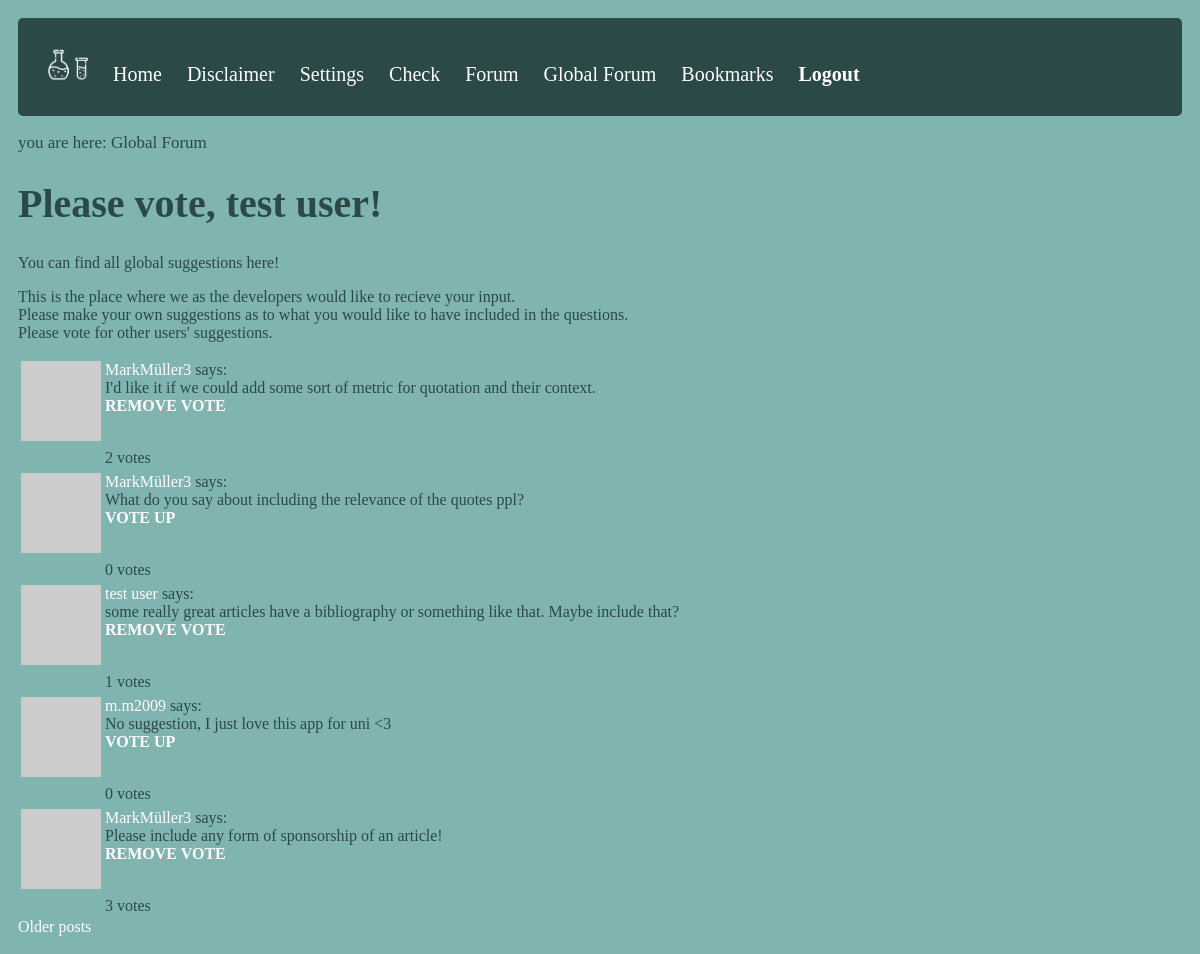
Screenshot of /explore (signed in) with the database file from the repository.
### app/models.py (models this page shows, shortened)
class User(UserMixin, db.Model):
    id = db.Column(db.Integer, primary_key = True) #parameter takes datatype, primary_key is the key that identifies this row uniquely
    username = db.Column(db.String(64), index = True, unique = True) #unique parametre says there is only unique user names like instagram
    email = db.Column(db.String(64), index = True, unique = True)
    password_hash = db.Column(db.String(128))
    posts = db.relationship('Post', backref='author', lazy='dynamic')
    scored = db.relationship('History', backref='person', lazy='dynamic')
    last_seen = db.Column(db.DateTime, default=datetime.utcnow)
    followed = db.relationship('User', secondary=followers, #links User instances to other User instances
        primaryjoin=(followers.c.follower_id == id),
        secondaryjoin=(followers.c.followed_id == id),
        backref=db.backref('followers', lazy='dynamic'), lazy='dynamic') #dynamic: query only runs when specifically requested
    liked = db.relationship('PostLike',
        foreign_keys='PostLike.user_id',
        backref='user', lazy='dynamic')
    def avatar(self, size):
        digest = md5(self.email.lower().encode('utf-8')).hexdigest()
        return 'https://www.gravatar.com/avatar/{}?d=identicon&s={}'.format(
            digest, size) #avatar is randomly generated using gravatar
    def has_liked_post(self, post):
        return PostLike.query.filter(
            PostLike.user_id == self.id,
            PostLike.post_id == post.id).count() > 0 #checks if entry for liker and liked post exists

class Post(db.Model):
    id = db.Column(db.Integer, primary_key = True)
    body = db.Column(db.String(140))
    timestamp = db.Column(db.DateTime, index=True, default=datetime.utcnow)
    user_id = db.Column(db.Integer, db.ForeignKey('user.id'))
    likes = db.relationship('PostLike', backref='post', lazy='dynamic')

### app/routes.py (the view)
@App.route('/explore')
@login_required
def explore():
    page = request.args.get('page', 1, type=int)
    posts = Post.query.order_by(Post.timestamp.desc()).paginate(
        page=page, per_page=App.config['POSTS_PER_PAGE'], error_out=False)
    next_url = url_for('explore', page=posts.next_num) \
        if posts.has_next else None
    prev_url = url_for('explore', page=posts.prev_num) \
        if posts.has_prev else None
    return render_template('explore.html', title='Explore', posts=posts.items,
                          next_url=next_url, prev_url=prev_url)

### app/models.py (called while the page is built)
@login.user_loader
def load_user(id):
    return User.query.get(int(id))

### app/routes.py (called while the page is built)
@App.before_request
def before_request():
    if current_user.is_authenticated:
        current_user.last_seen = datetime.utcnow()
        db.session.commit()

### app/templates/explore.html (shortened to what this page needs)
{% extends "base.html" %}
{% block content %}
<p class="location">you are here: Global Forum </p>
    <h1>Please vote, {{ current_user.username }}!</h1>
    <p> You can find all global suggestions here! </p>
    <p>This is the place where we as the developers would like to recieve your input.<br>
    Please make your own suggestions as to what you would like to have included in the questions.<br>
  Please vote for other users' suggestions.</p>
{% for post in posts %}
       {% include '_post.html' %}
   {% endfor %}
   {% if next_url %}
   <a href="{{ next_url }}">Older posts</a>
   {% endif %}
{% endblock %}

### app/templates/base.html (shortened to what this page needs)
<!doctype html>
<html lang="en">
<head>
    <link rel="stylesheet" href='/static/style.css' />
</head>
<body>
  <ul class="nav">
        <li><img src="static/img/erl_dark.png" width="40px" height="100%"></li>
        <li><a href="{{ url_for('index') }}">Home</a></li>
        {% if current_user.is_anonymous %}
        <li><a href="{{ url_for('login') }}">Login</a></li>
        {% else %}
        <li><a href="{{ url_for('disclaimer')}}">Disclaimer</a></li>
        <li><a href="{{ url_for('user', username=current_user.username) }}">Settings</a></li>
        <li><a href="{{ url_for('new_article') }}">Check</a></li>
        <li><a href="{{ url_for('forum') }}">Forum</a></li>
        <li><a href="{{ url_for('explore') }}">Global Forum</a></li>
        <li><a href="{{ url_for('bookmarked') }}">Bookmarks</a></li>
        <li><b><a href="{{ url_for('logout') }}">Logout</a></b></li>
        {% endif %}
    </ul>
    {% block content %}
    {% endblock %}
</body>
</html>

### app/templates/_post.html
<table>
        <tr valign="top">
            <td><img src="{{ post.author.avatar(36) }}"></td>
            <td>
                <a href="{{ url_for('user', username=post.author.username) }}">
                    {{ post.author.username }}
                </a>
                says:<br>{{ post.body }}<br>
                {% if current_user.has_liked_post(post) %}
    <a href="{{ url_for('like_action', post_id=post.id, action='unlike') }}" class="like"><b>REMOVE VOTE</b></a>
  {% else %}
    <a href="{{ url_for('like_action', post_id=post.id, action='like') }}" class="like"><b>VOTE UP</b></a>
  {% endif %}
            </td>
        </tr>
        <tr>
          <td>
            </td>
          <td>{{ post.likes.count() }} votes</td>
          </tr>
</table>

### app/static/style.css (style rules this page uses)
html * { font-family: Tahoma !important; }
body { background: #7FB4B0; color: #2B4947; padding: 10px }
h1 { font-size: 40px; }
a { text-decoration: none; color: #FFFFFF; }
.nav { background-color: #2B4947; font-size: 20px; list-style-type: none; text-align: left; padding: 20px; margin: 0; border-radius: 5px; }
.nav li { display: inline-block; padding: 10px; }
.nav a, a:visited { color: #FFFFFF; background-color: transparent; text-decoration: none; }
.location { font-size: 17px; color: #2B4947; }
.like { color: #FFFFFF; }

### rows the page displays
User: username "test user"
Post: author.username "MarkMüller3", body "I'd like it if we could add some sort of metric for quotation and their context.", likes.count "2"
Post: author.username "MarkMüller3", body "What do you say about including the relevance of the quotes ppl?", likes.count "0"
Post: author.username "test user", body "some really great articles have a bibliography or something like that. Maybe include that?", likes.count "1"
Post: author.username "m.m2009", body "No suggestion, I just love this app for uni <3", likes.count "0"
Post: author.username "MarkMüller3", body "Please include any form of sponsorship of an article!", likes.count "3"
